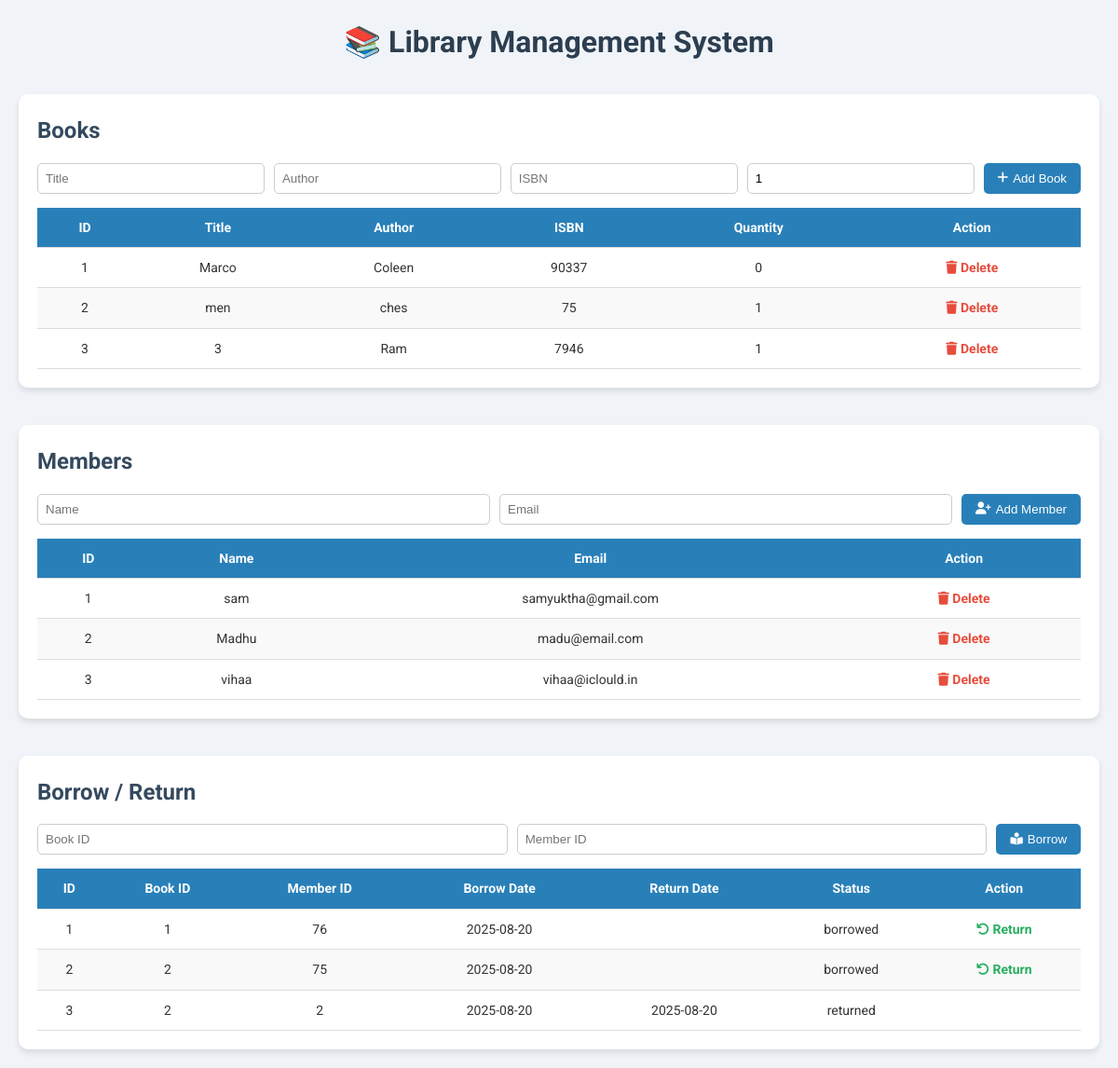
The page / on the database its author committed.
### models.py (models this page shows)
class Book(db.Model):
    id = db.Column(db.Integer, primary_key=True)
    title = db.Column(db.String(100), nullable=False)
    author = db.Column(db.String(50), nullable=False)
    isbn = db.Column(db.String(20), unique=True)
    quantity = db.Column(db.Integer, default=1)

class Member(db.Model):
    id = db.Column(db.Integer, primary_key=True)
    name = db.Column(db.String(50), nullable=False)
    email = db.Column(db.String(50), unique=True, nullable=False)

class Transaction(db.Model):
    id = db.Column(db.Integer, primary_key=True)
    book_id = db.Column(db.Integer, db.ForeignKey('book.id'))
    member_id = db.Column(db.Integer, db.ForeignKey('member.id'))
    borrow_date = db.Column(db.Date)
    return_date = db.Column(db.Date, nullable=True)
    status = db.Column(db.String(20), default='borrowed')

### app.py (the view)
@app.route('/')
def index():
    books = Book.query.all()
    members = Member.query.all()
    transactions = Transaction.query.all()
    return render_template('index.html', books=books, members=members, transactions=transactions)

### templates/index.html (shortened to what this page needs)
<!DOCTYPE html>
<html lang="en">
<head>
    <link rel="stylesheet" href="{{ url_for('static', filename='style.css') }}">
    <link rel="stylesheet" href="https://cdnjs.cloudflare.com/ajax/libs/font-awesome/6.4.0/css/all.min.css">
</head>
<body>
    <header>
        <h1>📚 Library Management System</h1>
    </header>
    <main>
        <section class="card">
            <h2>Books</h2>
            <form method="POST" action="/add_book" class="form-inline">
                <input type="text" name="title" placeholder="Title" required>
                <input type="text" name="author" placeholder="Author" required>
                <input type="text" name="isbn" placeholder="ISBN">
                <input type="number" name="quantity" placeholder="Quantity" value="1" min="1">
                <button type="submit"><i class="fa fa-plus"></i> Add Book</button>
            </form>
            <table>
                <thead>
                    <tr><th>ID</th><th>Title</th><th>Author</th><th>ISBN</th><th>Quantity</th><th>Action</th></tr>
                </thead>
                <tbody>
                    {% for book in books %}
                    <tr>
                        <td>{{ book.id }}</td>
                        <td>{{ book.title }}</td>
                        <td>{{ book.author }}</td>
                        <td>{{ book.isbn }}</td>
                        <td>{{ book.quantity }}</td>
                        <td><a href="/delete_book/{{ book.id }}" class="delete-btn"><i class="fa fa-trash"></i> Delete</a></td>
                    </tr>
                    {% endfor %}
                </tbody>
            </table>
        </section>
        <section class="card">
            <h2>Members</h2>
            <form method="POST" action="/add_member" class="form-inline">
                <input type="text" name="name" placeholder="Name" required>
                <input type="email" name="email" placeholder="Email" required>
                <button type="submit"><i class="fa fa-user-plus"></i> Add Member</button>
            </form>
            <table>
                <thead>
                    <tr><th>ID</th><th>Name</th><th>Email</th><th>Action</th></tr>
                </thead>
                <tbody>
                    {% for member in members %}
                    <tr>
                        <td>{{ member.id }}</td>
                        <td>{{ member.name }}</td>
                        <td>{{ member.email }}</td>
                        <td><a href="/delete_member/{{ member.id }}" class="delete-btn"><i class="fa fa-trash"></i> Delete</a></td>
                    </tr>
                    {% endfor %}
                </tbody>
            </table>
        </section>
        <section class="card">
            <h2>Borrow / Return</h2>
            <form method="POST" action="/borrow" class="form-inline">
                <input type="number" name="book_id" placeholder="Book ID" required>
                <input type="number" name="member_id" placeholder="Member ID" required>
                <button type="submit"><i class="fa fa-book-reader"></i> Borrow</button>
            </form>
            <table>
                <thead>
                    <tr><th>ID</th><th>Book ID</th><th>Member ID</th><th>Borrow Date</th><th>Return Date</th><th>Status</th><th>Action</th></tr>
                </thead>
                <tbody>
                    {% for t in transactions %}
                    <tr>
                        <td>{{ t.id }}</td>
                        <td>{{ t.book_id }}</td>
                        <td>{{ t.member_id }}</td>
                        <td>{{ t.borrow_date }}</td>
                        <td>{{ t.return_date or '' }}</td>
                        <td>{{ t.status }}</td>
                        <td>
                            {% if t.status == 'borrowed' %}
                            <a href="/return/{{ t.id }}" class="return-btn"><i class="fa fa-undo"></i> Return</a>
                            {% endif %}
                        </td>
                    </tr>
                    {% endfor %}
                </tbody>
            </table>
        </section>
    </main>
</body>
</html>

### static/style.css (style rules this page uses)
* { margin: 0; padding: 0; box-sizing: border-box; }
body { font-family: 'Roboto', sans-serif; background-color: #f0f4f8; color: #333; line-height: 1.6; padding: 20px; }
header { text-align: center; margin-bottom: 30px; }
header h1 { color: #2c3e50; }
main { display: flex; flex-direction: column; gap: 40px; }
.card { background: #fff; padding: 20px; border-radius: 10px; box-shadow: 0 4px 6px rgba(0,0,0,0.1); }
.card h2 { margin-bottom: 15px; color: #34495e; }
.form-inline { display: flex; flex-wrap: wrap; gap: 10px; margin-bottom: 15px; }
.form-inline input { padding: 8px; border-radius: 5px; border: 1px solid #ccc; flex: 1 1 150px; }
.form-inline button { padding: 8px 15px; border-radius: 5px; border: none; background-color: #2980b9; color: #fff; cursor: pointer; transition: 0.3s; display: flex; align-items: center; gap: 5px; }
table { width: 100%; border-collapse: collapse; margin-top: 10px; font-size: 14px; }
th, td { padding: 10px; text-align: center; border-bottom: 1px solid #ddd; }
th { background-color: #2980b9; color: white; }
tr:nth-child(even) { background-color: #f9f9f9; }
a.delete-btn { color: #e74c3c; text-decoration: none; font-weight: bold; }
a.return-btn { color: #27ae60; text-decoration: none; font-weight: bold; }

### rows shown on the page
Book: id "1", title "Marco", author "Coleen", isbn "90337", quantity "0"
Book: id "2", title "men", author "ches", isbn "75", quantity "1"
Book: id "3", title "3", author "Ram", isbn "7946", quantity "1"
Member: id "1", name "sam", email "samyuktha@gmail.com"
Member: id "2", name "Madhu", email "madu@email.com"
Member: id "3", name "vihaa", email "vihaa@iclould.in"
Transaction: id "1", book_id "1", member_id "76", borrow_date "2025-08-20", status "borrowed"
Transaction: id "2", book_id "2", member_id "75", borrow_date "2025-08-20", status "borrowed"
Transaction: id "3", book_id "2", member_id "2", borrow_date "2025-08-20", return_date "2025-08-20", status "returned"
